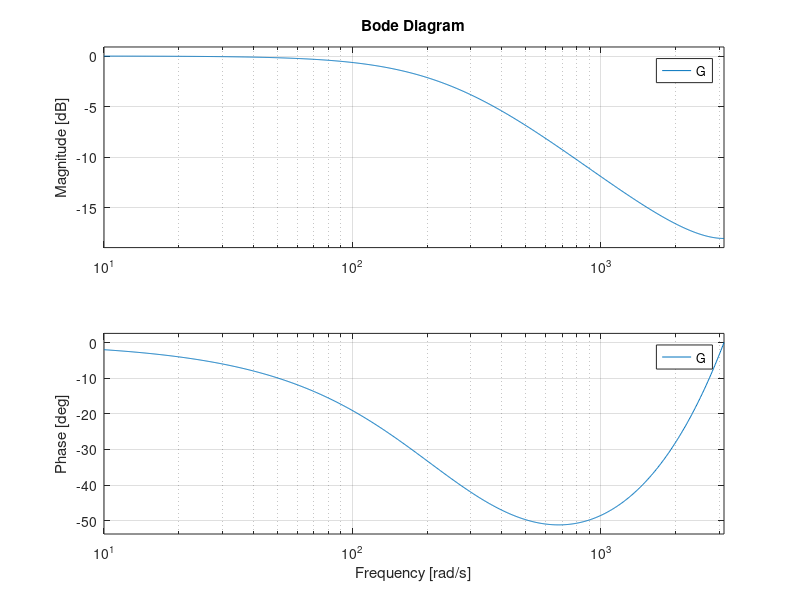

Write the MATLAB code that produced this figure.
%%%
clear all
clc

num = [3.14,-3.14];
den = [1,-0.7788];
num = [1 0];
G = tf(num,den,0.001)/4.5

%nyquist(G)
bode(G)

